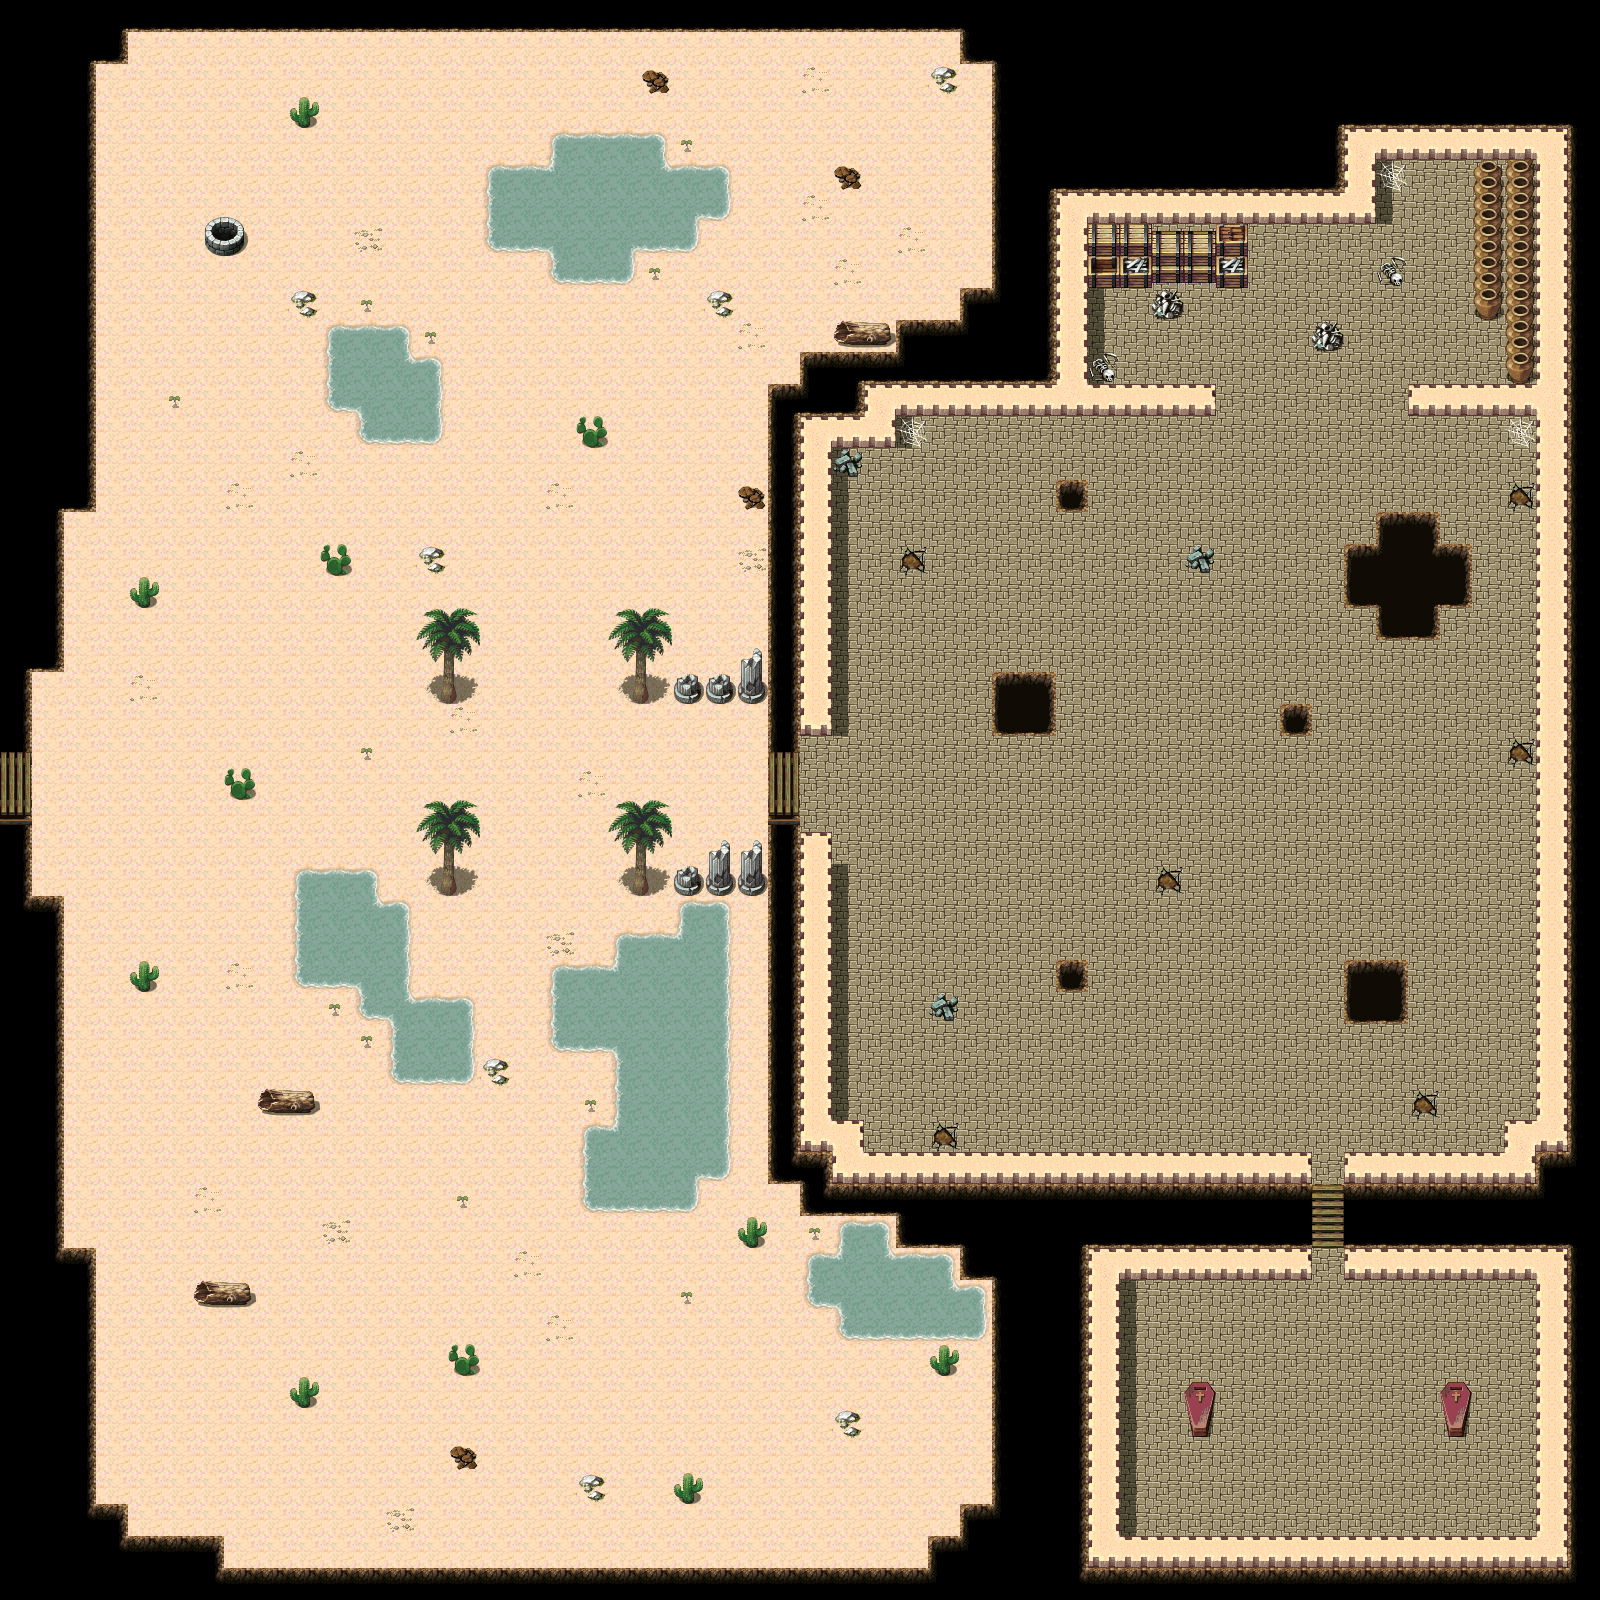

A 2D game scene composited from a Tiled map and its tileset images. What follows is a short description and the map's XML, with each tile layer's data collapsed to a summary:
An orthogonal 50x50 tile map with 32x32 px tiles, 1 tile layer (Capa de Patrones 1) and 108 objects.

<map version="1.0" orientation="orthogonal" renderorder="right-down" width="50" height="50" tilewidth="32" tileheight="32" nextobjectid="138">
 <tileset firstgid="1" name="desertmap" tilewidth="32" tileheight="32" tilecount="2500" columns="50">
  <image source="desertmap.png" trans="ffffff" width="1600" height="1600" />
 </tileset>
 <layer name="Capa de Patrones 1" width="50" height="50">
  <properties>
   <property name="inical_posY" type="int" value="4" />
   <property name="inicial_posX" type="int" value="740" />
  </properties>
  <data>[2500 cells, 2500 non-empty, 2500 distinct tile ids]</data>
 </layer>
 <objectgroup name="nopisable">
  <object id="1" x="74" y="0" width="930" height="32" />
  <object id="2" x="960" y="30" width="34" height="36" />
  <object id="14" x="990" y="32" width="98" height="378" />
  <object id="15" x="800" y="350" width="194" height="58" />
  <object id="16" x="834" y="318" width="162" height="28" />
  <object id="17" x="996" y="346" />
  <object id="18" x="958" y="284" width="30" height="36" />
  <object id="20" x="1082" y="114" width="296" height="102" />
  <object id="21" x="1380" y="120" width="184" height="38" />
  <object id="22" x="1564" y="158" />
  <object id="23" x="1536" y="158" width="32" height="1428" />
  <object id="24" x="1568" y="1586" />
  <object id="25" x="1410" y="382" width="122" height="34" />
  <object id="28" x="1088" y="374" width="126" height="36" />
  <object id="29" x="1380" y="510" width="58" height="128" />
  <object id="30" x="1432" y="546" width="38" height="58" />
  <object id="31" x="1344" y="544" width="38" height="60" />
  <object id="32" x="1278" y="704" width="34" height="32" />
  <object id="33" x="1056" y="476" width="30" height="32" />
  <object id="34" x="992" y="670" width="60" height="62" />
  <object id="35" x="1342" y="964" width="64" height="62" />
  <object id="36" x="1054" y="964" width="32" height="24" />
  <object id="37" x="774" y="390" width="118" height="58" />
  <object id="38" x="768" y="448" width="58" height="300" />
  <object id="39" x="770" y="814" width="58" height="368" />
  <object id="40" x="802" y="1150" width="506" height="58" />
  <object id="41" x="822" y="1118" width="38" height="38" />
  <object id="42" x="1340" y="1150" width="198" height="40" />
  <object id="43" x="1502" y="1122" width="34" height="32" />
  <object id="44" x="836" y="1212" width="472" height="66" />
  <object id="45" x="1344" y="1192" width="188" height="88" />
  <object id="47" x="1120" y="1538" width="416" height="42" />
  <object id="50" x="840" y="1280" width="156" height="58" />
  <object id="53" x="992" y="1278" width="128" height="302" />
  <object id="54" x="958" y="1500" width="38" height="52" />
  <object id="55" x="928" y="1542" width="40" height="40" />
  <object id="56" x="142" y="1574" width="786" height="16" />
  <object id="57" x="88" y="1544" width="132" height="28" />
  <object id="58" x="88" y="1506" width="32" height="32" />
  <object id="59" x="56" y="1246" width="38" height="270" />
  <object id="60" x="10" y="898" width="54" height="368" />
  <object id="61" x="2" y="814" width="26" height="74" />
  <object id="62" x="2" y="664" width="30" height="84" />
  <object id="63" x="32" y="490" width="30" height="174" />
  <object id="64" x="60" y="18" width="34" height="484" />
  <object id="65" x="94" y="18" width="32" height="46" />
  <object id="66" x="806" y="1250" width="26" height="50" />
  <object id="68" x="618" y="932" width="110" height="246" />
  <object id="69" x="584" y="1122" width="108" height="86" />
  <object id="70" x="554" y="970" width="70" height="78" />
  <object id="71" x="686" y="904" width="36" height="30" />
  <object id="72" x="674" y="864" width="88" height="28" />
  <object id="73" x="702" y="842" width="60" height="22" />
  <object id="74" x="302" y="894" width="102" height="100" />
  <object id="75" x="390" y="998" width="80" height="80" />
  <object id="76" x="364" y="996" width="34" height="22" />
  <object id="77" x="298" y="868" width="70" height="34" />
  <object id="78" x="332" y="328" width="72" height="76" />
  <object id="80" x="362" y="360" width="76" height="76" />
  <object id="81" x="490" y="166" width="200" height="84" />
  <object id="82" x="552" y="130" width="80" height="152" />
  <object id="83" x="630" y="140" width="30" height="28" />
  <object id="84" x="684" y="166" width="44" height="48" />
  <object id="85" x="206" y="220" width="34" height="28" />
  <object id="86" x="240" y="248" />
  <object id="87" x="1188" y="1380" width="24" height="56" />
  <object id="88" x="1440" y="1384" width="26" height="46" />
  <object id="89" x="260" y="1082" width="54" height="28" />
  <object id="90" x="196" y="1282" width="52" height="22" />
  <object id="91" x="130" y="966" width="22" height="22" />
  <object id="92" x="226" y="772" width="28" height="26" />
  <object id="93" x="292" y="1384" width="22" height="20" />
  <object id="94" x="448" y="1352" width="30" height="20" />
  <object id="95" x="450" y="1442" width="20" height="24" />
  <object id="96" x="574" y="1474" width="30" height="26" />
  <object id="97" x="676" y="1478" width="26" height="24" />
  <object id="98" x="838" y="1416" width="20" height="18" />
  <object id="99" x="930" y="1350" width="22" height="26" />
  <object id="100" x="740" y="1224" width="22" height="24" />
  <object id="101" x="484" y="1062" width="22" height="22" />
  <object id="110" x="416" y="802" width="58" height="48" />
  <object id="111" x="436" y="852" width="18" height="42" />
  <object id="112" x="416" y="606" width="58" height="50" />
  <object id="113" x="442" y="652" width="14" height="56" />
  <object id="114" x="608" y="606" width="56" height="52" />
  <object id="115" x="636" y="660" width="8" height="44" />
  <object id="116" x="318" y="546" width="28" height="28" />
  <object id="117" x="420" y="544" width="22" height="24" />
  <object id="118" x="132" y="580" width="24" height="28" />
  <object id="119" x="294" y="290" width="20" height="24" />
  <object id="120" x="290" y="102" width="24" height="22" />
  <object id="121" x="646" y="68" width="18" height="24" />
  <object id="122" x="836" y="160" width="28" height="34" />
  <object id="123" x="934" y="66" width="16" height="24" />
  <object id="124" x="712" y="288" width="20" height="24" />
  <object id="125" x="576" y="416" width="24" height="28" />
  <object id="126" x="736" y="484" width="24" height="22" />
  <object id="127" x="672" y="670" width="88" height="34" />
  <object id="128" x="736" y="652" width="30" height="16" />
  <object id="129" x="1189" y="546" width="21" height="23" />
  <object id="130" x="930" y="996" width="26" height="27" />
  <object id="131" x="1091" y="220" width="157" height="67" />
  <object id="132" x="1152" y="285" width="33" height="38" />
  <object id="133" x="1090" y="352" width="34" height="30" />
  <object id="134" x="1309" y="322" width="30" height="26" />
  <object id="135" x="1378" y="257" width="26" height="30" />
  <object id="136" x="1479" y="158" width="54" height="158" />
  <object id="137" x="1506" y="313" width="27" height="67" />
 </objectgroup>
</map>
